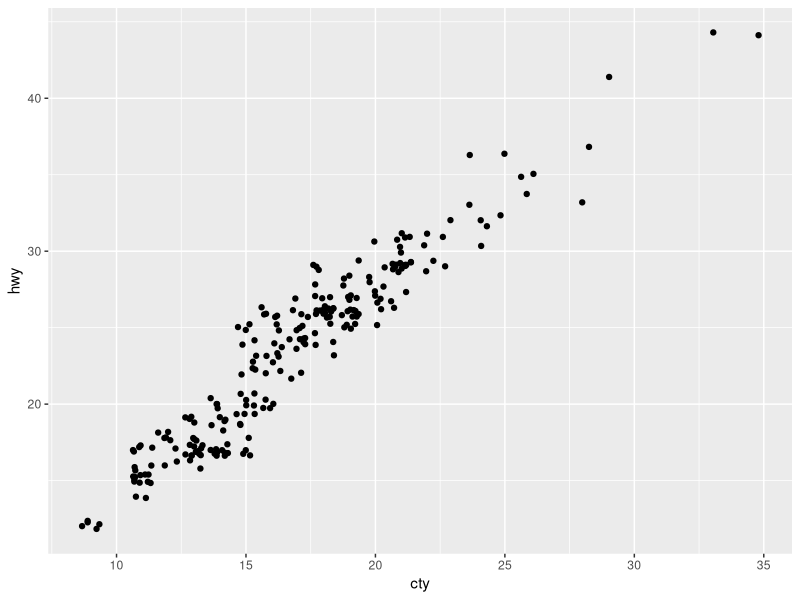
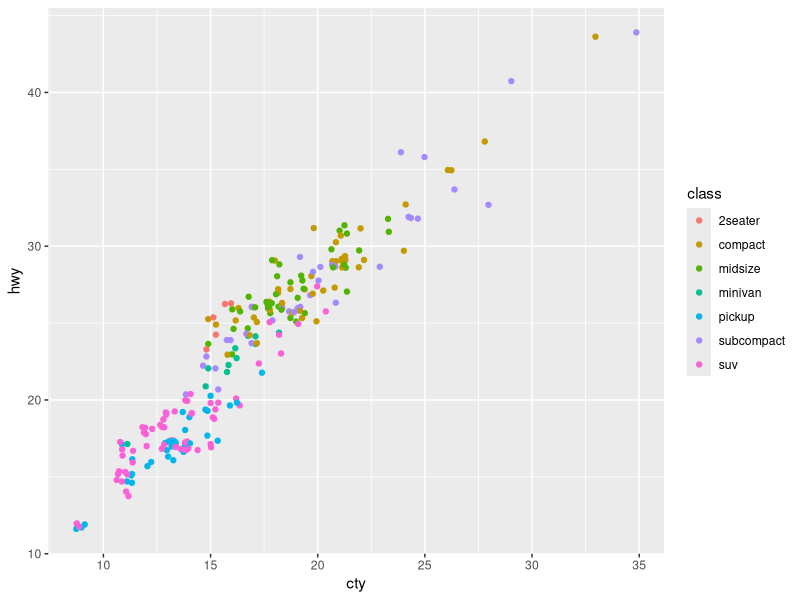
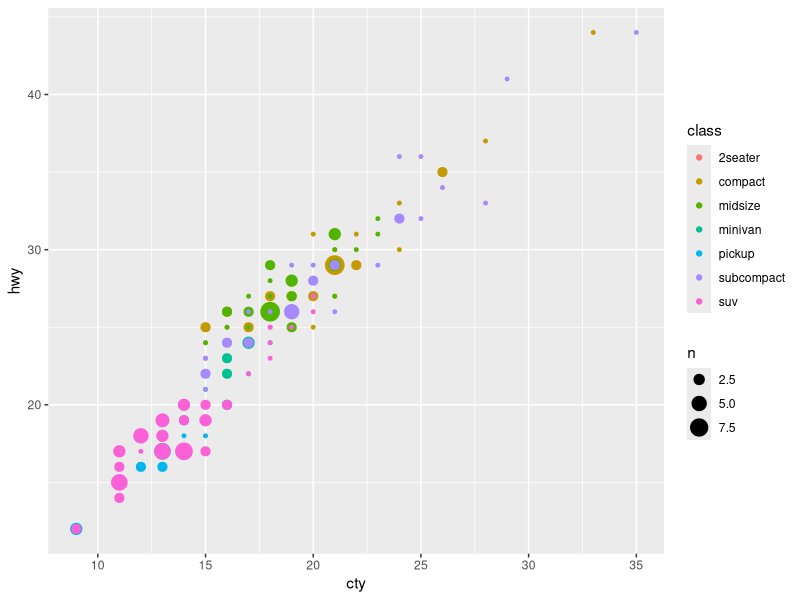
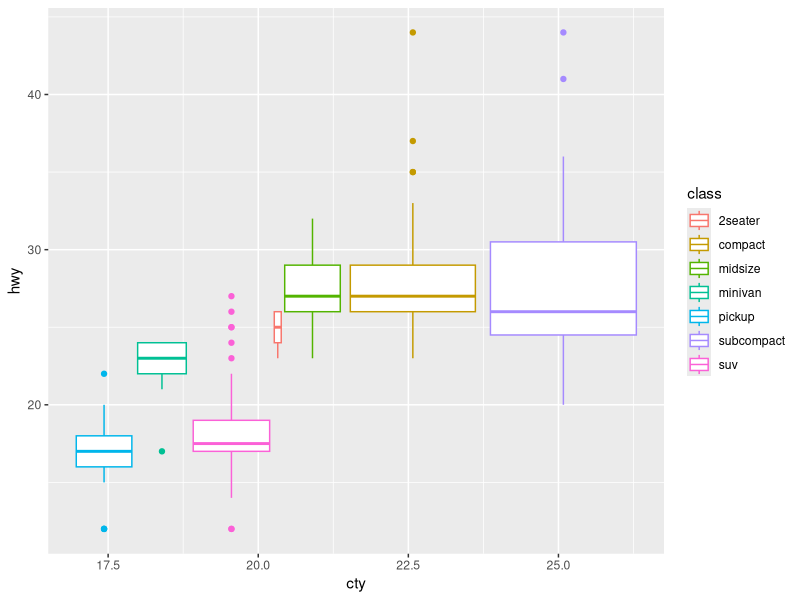

Reproduce these figures in R, in order.
library(tidyverse)
#1
#The problem is overplotting, we can use jitter to find out if it's true
ggplot(data = mpg, mapping = aes(x = cty, y = hwy)) + 
  geom_point(position = "jitter")
#We see more points with jitter, so that's the problem of over plotting
#2
?geom_jitter
#the 'width' and 'height' will control the amount of jittering.
#3
?geom_count
#geom_jitter is a random variation to the locations points
#geom_data is a propotional number
ggplot(data = mpg, mapping = aes(x = cty, y = hwy, color = class)) +
  geom_jitter()
ggplot(data = mpg, mapping = aes(x = cty, y = hwy, color = class)) +
  geom_count()
#4
?geom_boxplot
#position = "dodge2"
#position = "dodge" places overlapping objects directly beside one another. 
#This makes it easier to compare individual values.
ggplot(data = mpg, mapping = aes(x = cty, y = hwy, color = class)) + 
  geom_boxplot()